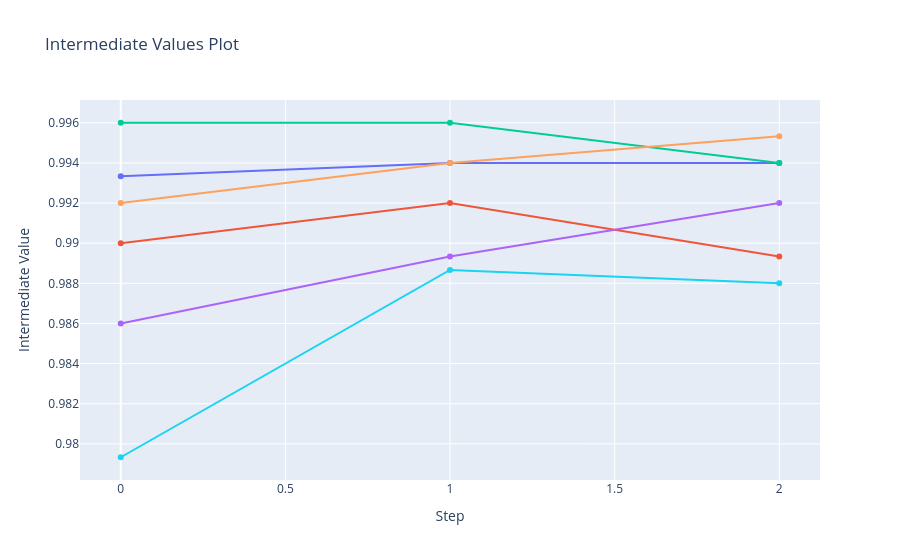

Notebook code for this chart:
### Markdown cell above
#### Visualize the learning curves (Визуализация кривых обучения в ходе испытаний)

### Code cell
plot_intermediate_values(study)

### Figure 1 — Plotly figure (JSON) as saved in the notebook; plotly's stock layout.template omitted (floating-point values rounded to 4 significant figures)
{"data": [{"marker": {"maxdisplayed": 10}, "mode": "lines+markers", "name": "Trial0", "type": "scatter", "x": [0, 1, 2], "y": [0.9933, 0.994, 0.994]}, {"marker": {"maxdisplayed": 10}, "mode": "lines+markers", "name": "Trial1", "type": "scatter", "x": [0, 1, 2], "y": [0.99, 0.992, 0.9893]}, {"marker": {"maxdisplayed": 10}, "mode": "lines+markers", "name": "Trial2", "type": "scatter", "x": [0, 1, 2], "y": [0.996, 0.996, 0.994]}, {"marker": {"maxdisplayed": 10}, "mode": "lines+markers", "name": "Trial3", "type": "scatter", "x": [0, 1, 2], "y": [0.986, 0.9893, 0.992]}, {"marker": {"maxdisplayed": 10}, "mode": "lines+markers", "name": "Trial4", "type": "scatter", "x": [0, 1, 2], "y": [0.992, 0.994, 0.9953]}, {"marker": {"maxdisplayed": 10}, "mode": "lines+markers", "name": "Trial5", "type": "scatter", "x": [0, 1, 2], "y": [0.9793, 0.9887, 0.988]}], "layout": {"autosize": true, "showlegend": false, "title": {"text": "Intermediate Values Plot"}, "xaxis": {"autorange": true, "range": [-0.1162, 2.116], "title": {"text": "Step"}, "type": "linear"}, "yaxis": {"autorange": true, "range": [0.978, 0.9974], "title": {"text": "Intermediate Value"}, "type": "linear"}}}
